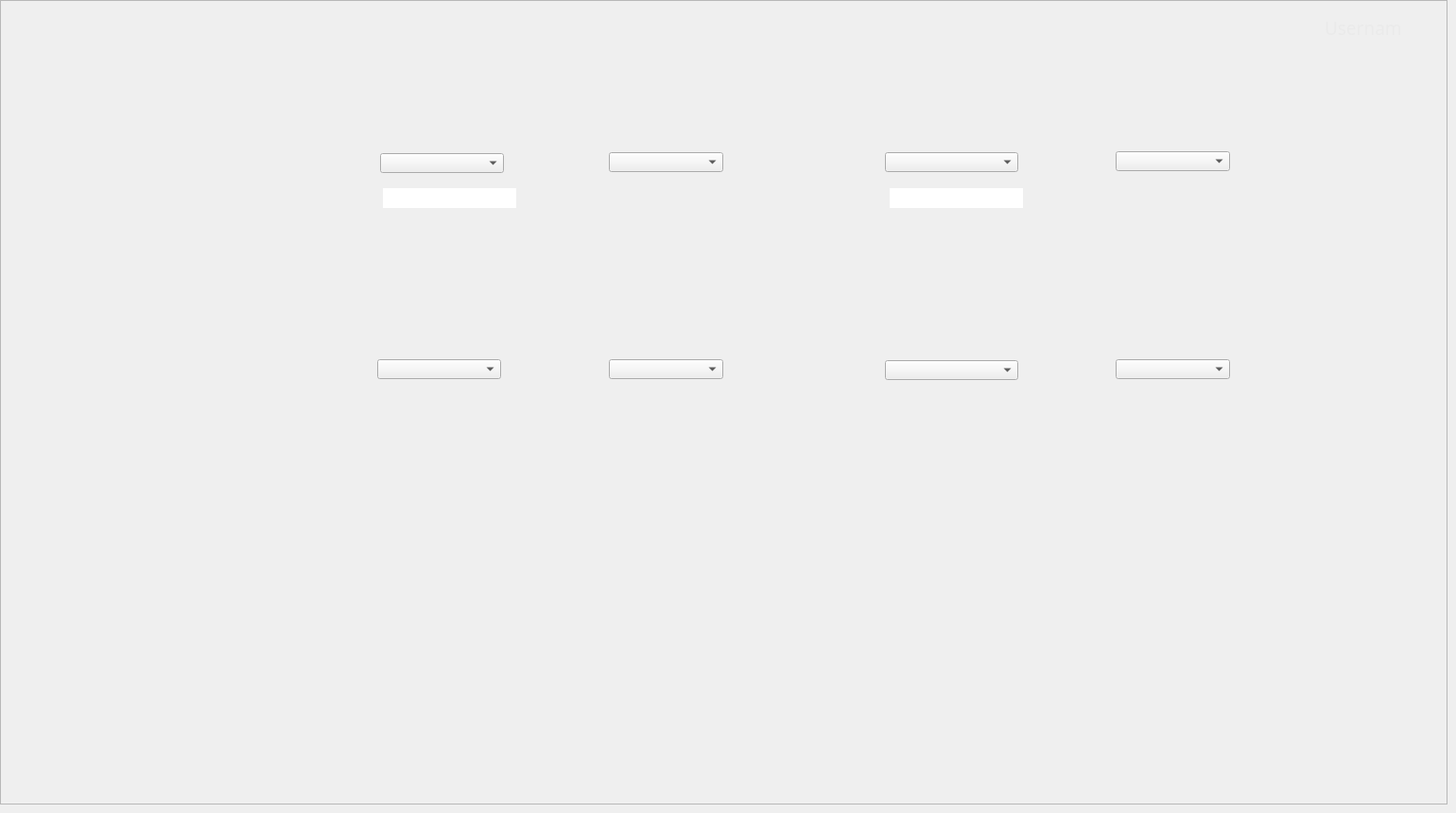
    <widget class="QWidget" name="Catalogs">
     <widget class="QFrame" name="CatalogsFrame">
      <property name="geometry">
       <rect>
        <x>0</x>
        <y>0</y>
        <width>1531</width>
        <height>851</height>
       </rect>
      </property>
      <property name="frameShape">
       <enum>QFrame::StyledPanel</enum>
      </property>
      <property name="frameShadow">
       <enum>QFrame::Raised</enum>
      </property>
      <widget class="QLabel" name="BackgroundLabel_Catalogs_Catalogs">
       <property name="geometry">
        <rect>
         <x>0</x>
         <y>0</y>
         <width>1531</width>
         <height>841</height>
        </rect>
       </property>
       <property name="text">
        <string/>
       </property>
       <property name="pixmap">
        <pixmap>../Images/Admin/Admin-Catalogs.png</pixmap>
       </property>
       <property name="scaledContents">
        <bool>true</bool>
       </property>
      </widget>
      <widget class="QPushButton" name="HomeButton_Catalogs">
       <property name="geometry">
        <rect>
         <x>0</x>
         <y>60</y>
         <width>241</width>
         <height>51</height>
        </rect>
       </property>
       <property name="text">
        <string/>
       </property>
       <property name="flat">
        <bool>true</bool>
       </property>
      </widget>
      <widget class="QPushButton" name="CatalogButton_Catalogs">
       <property name="geometry">
        <rect>
         <x>0</x>
         <y>340</y>
         <width>241</width>
         <height>51</height>
        </rect>
       </property>
       <property name="text">
        <string/>
       </property>
       <property name="flat">
        <bool>true</bool>
       </property>
      </widget>
      <widget class="QPushButton" name="LogOutButton_Catalogs">
       <property name="geometry">
        <rect>
         <x>0</x>
         <y>780</y>
         <width>241</width>
         <height>51</height>
        </rect>
       </property>
       <property name="text">
        <string/>
       </property>
       <property name="flat">
        <bool>true</bool>
       </property>
      </widget>
      <widget class="QPushButton" name="DataButton_Catalogs">
       <property name="geometry">
        <rect>
         <x>0</x>
         <y>120</y>
         <width>241</width>
         <height>51</height>
        </rect>
       </property>
       <property name="text">
        <string/>
       </property>
       <property name="flat">
        <bool>true</bool>
       </property>
      </widget>
      <widget class="QLabel" name="UsernameLabel_Catalogs">
       <property name="geometry">
        <rect>
         <x>1401</x>
         <y>19</y>
         <width>81</width>
         <height>21</height>
        </rect>
       </property>
       <property name="font">
        <font>
         <family>Source Sans Pro</family>
         <pointsize>14</pointsize>
        </font>
       </property>
       <property name="cursor">
        <cursorShape>BlankCursor</cursorShape>
       </property>
       <property name="autoFillBackground">
        <bool>false</bool>
       </property>
       <property name="styleSheet">
        <string notr="true">color: rgb(234, 234, 234);</string>
       </property>
       <property name="text">
        <string>Username</string>
       </property>
      </widget>
      <widget class="QPushButton" name="UserBanButton_Catalogs">
       <property name="geometry">
        <rect>
         <x>0</x>
         <y>170</y>
         <width>241</width>
         <height>51</height>
        </rect>
       </property>
       <property name="text">
        <string/>
       </property>
       <property name="flat">
        <bool>true</bool>
       </property>
      </widget>
      <widget class="QPushButton" name="AuditLogButton_Catalogs">
       <property name="geometry">
        <rect>
         <x>0</x>
         <y>290</y>
         <width>241</width>
         <height>51</height>
        </rect>
       </property>
       <property name="text">
        <string/>
       </property>
       <property name="flat">
        <bool>true</bool>
       </property>
      </widget>
      <widget class="QPushButton" name="PersonRegisterbutton_Catalogs">
       <property name="geometry">
        <rect>
         <x>0</x>
         <y>230</y>
         <width>241</width>
         <height>51</height>
        </rect>
       </property>
       <property name="text">
        <string/>
       </property>
       <property name="flat">
        <bool>true</bool>
       </property>
      </widget>
      <widget class="QPushButton" name="StatisticsButton_Catalogs">
       <property name="geometry">
        <rect>
         <x>0</x>
         <y>450</y>
         <width>241</width>
         <height>51</height>
        </rect>
       </property>
       <property name="text">
        <string/>
       </property>
       <property name="flat">
        <bool>true</bool>
       </property>
      </widget>
      <widget class="QPushButton" name="RecordsButton_Catalogs">
       <property name="geometry">
        <rect>
         <x>0</x>
         <y>400</y>
         <width>241</width>
         <height>51</height>
        </rect>
       </property>
       <property name="text">
        <string/>
       </property>
       <property name="flat">
        <bool>true</bool>
       </property>
      </widget>
      <widget class="QComboBox" name="AddCatalTableChoice_Catalogs">
       <property name="geometry">
        <rect>
         <x>402</x>
         <y>162</y>
         <width>131</width>
         <height>21</height>
        </rect>
       </property>
       <property name="font">
        <font>
         <family>Source Sans Pro</family>
         <pointsize>12</pointsize>
        </font>
       </property>
      </widget>
      <widget class="QComboBox" name="AddCatalogCurrentData_Catalogs">
       <property name="geometry">
        <rect>
         <x>644</x>
         <y>161</y>
         <width>121</width>
         <height>21</height>
        </rect>
       </property>
       <property name="font">
        <font>
         <family>Source Sans Pro</family>
         <pointsize>12</pointsize>
        </font>
       </property>
      </widget>
      <widget class="QPushButton" name="AddCatalogButton_Catalogs">
       <property name="geometry">
        <rect>
         <x>357</x>
         <y>208</y>
         <width>127</width>
         <height>33</height>
        </rect>
       </property>
       <property name="text">
        <string/>
       </property>
       <property name="flat">
        <bool>true</bool>
       </property>
      </widget>
      <widget class="QPushButton" name="UpdateCatalSubmitButton_Catalogs">
       <property name="geometry">
        <rect>
         <x>936</x>
         <y>239</y>
         <width>127</width>
         <height>33</height>
        </rect>
       </property>
       <property name="text">
        <string/>
       </property>
       <property name="flat">
        <bool>true</bool>
       </property>
      </widget>
      <widget class="QPushButton" name="UnableCatalogButton_Catalogs">
       <property name="geometry">
        <rect>
         <x>937</x>
         <y>420</y>
         <width>127</width>
         <height>33</height>
        </rect>
       </property>
       <property name="text">
        <string/>
       </property>
       <property name="flat">
        <bool>true</bool>
       </property>
      </widget>
      <widget class="QPushButton" name="DeleteCatalogButton_Catalogs">
       <property name="geometry">
        <rect>
         <x>400</x>
         <y>420</y>
         <width>127</width>
         <height>33</height>
        </rect>
       </property>
       <property name="text">
        <string/>
       </property>
       <property name="flat">
        <bool>true</bool>
       </property>
      </widget>
      <widget class="QComboBox" name="DeleteCatalTableChoice_Catalogs">
       <property name="geometry">
        <rect>
         <x>399</x>
         <y>380</y>
         <width>131</width>
         <height>21</height>
        </rect>
       </property>
       <property name="font">
        <font>
         <family>Source Sans Pro</family>
         <pointsize>12</pointsize>
        </font>
       </property>
      </widget>
      <widget class="QComboBox" name="DeleteCatalCurrentData_Catalogs">
       <property name="geometry">
        <rect>
         <x>644</x>
         <y>380</y>
         <width>121</width>
         <height>21</height>
        </rect>
       </property>
       <property name="font">
        <font>
         <family>Source Sans Pro</family>
         <pointsize>12</pointsize>
        </font>
       </property>
      </widget>
      <widget class="QComboBox" name="UnableCatalTableChoice_Catalogs">
       <property name="geometry">
        <rect>
         <x>936</x>
         <y>381</y>
         <width>141</width>
         <height>21</height>
        </rect>
       </property>
       <property name="font">
        <font>
         <family>Source Sans Pro</family>
         <pointsize>12</pointsize>
        </font>
       </property>
      </widget>
      <widget class="QComboBox" name="UnableCatalCurrentData_Catalogs">
       <property name="geometry">
        <rect>
         <x>1180</x>
         <y>380</y>
         <width>121</width>
         <height>21</height>
        </rect>
       </property>
       <property name="font">
        <font>
         <family>Source Sans Pro</family>
         <pointsize>12</pointsize>
        </font>
       </property>
      </widget>
      <widget class="QLineEdit" name="UpdateCatalDataInput_Catalogs">
       <property name="enabled">
        <bool>true</bool>
       </property>
       <property name="geometry">
        <rect>
         <x>941</x>
         <y>199</y>
         <width>141</width>
         <height>21</height>
        </rect>
       </property>
       <property name="font">
        <font>
         <family>Source Sans Pro</family>
         <pointsize>12</pointsize>
        </font>
       </property>
       <property name="cursor">
        <cursorShape>IBeamCursor</cursorShape>
       </property>
       <property name="acceptDrops">
        <bool>true</bool>
       </property>
       <property name="autoFillBackground">
        <bool>false</bool>
       </property>
       <property name="frame">
        <bool>false</bool>
       </property>
       <property name="clearButtonEnabled">
        <bool>false</bool>
       </property>
      </widget>
      <widget class="QLabel" name="UpdateCatalDisplay_Catalogs">
       <property name="geometry">
        <rect>
         <x>1168</x>
         <y>240</y>
         <width>141</width>
         <height>31</height>
        </rect>
       </property>
       <property name="font">
        <font>
         <family>Source Sans Pro</family>
         <pointsize>12</pointsize>
        </font>
       </property>
       <property name="autoFillBackground">
        <bool>false</bool>
       </property>
       <property name="text">
        <string/>
       </property>
       <property name="alignment">
        <set>Qt::AlignLeading|Qt::AlignLeft|Qt::AlignTop</set>
       </property>
      </widget>
      <widget class="QLabel" name="UnableCatalDisplay_Catalogs">
       <property name="geometry">
        <rect>
         <x>1172</x>
         <y>422</y>
         <width>141</width>
         <height>31</height>
        </rect>
       </property>
       <property name="font">
        <font>
         <family>Source Sans Pro</family>
         <pointsize>12</pointsize>
        </font>
       </property>
       <property name="autoFillBackground">
        <bool>false</bool>
       </property>
       <property name="text">
        <string/>
       </property>
       <property name="alignment">
        <set>Qt::AlignLeading|Qt::AlignLeft|Qt::AlignTop</set>
       </property>
      </widget>
      <widget class="QLabel" name="DeleteCatalDisplay_Catalogs">
       <property name="geometry">
        <rect>
         <x>629</x>
         <y>422</y>
         <width>151</width>
         <height>31</height>
        </rect>
       </property>
       <property name="font">
        <font>
         <family>Source Sans Pro</family>
         <pointsize>12</pointsize>
        </font>
       </property>
       <property name="autoFillBackground">
        <bool>false</bool>
       </property>
       <property name="text">
        <string/>
       </property>
       <property name="alignment">
        <set>Qt::AlignLeading|Qt::AlignLeft|Qt::AlignTop</set>
       </property>
      </widget>
      <widget class="QLabel" name="AddCatalDisplay_Catalogs">
       <property name="geometry">
        <rect>
         <x>630</x>
         <y>240</y>
         <width>151</width>
         <height>31</height>
        </rect>
       </property>
       <property name="font">
        <font>
         <family>Source Sans Pro</family>
         <pointsize>12</pointsize>
        </font>
       </property>
       <property name="autoFillBackground">
        <bool>false</bool>
       </property>
       <property name="text">
        <string/>
       </property>
       <property name="alignment">
        <set>Qt::AlignLeading|Qt::AlignLeft|Qt::AlignTop</set>
       </property>
      </widget>
      <widget class="QLineEdit" name="AddCatalogInput_Catalogs">
       <property name="enabled">
        <bool>true</bool>
       </property>
       <property name="geometry">
        <rect>
         <x>405</x>
         <y>199</y>
         <width>141</width>
         <height>21</height>
        </rect>
       </property>
       <property name="font">
        <font>
         <family>Source Sans Pro</family>
         <pointsize>12</pointsize>
        </font>
       </property>
       <property name="cursor">
        <cursorShape>IBeamCursor</cursorShape>
       </property>
       <property name="acceptDrops">
        <bool>true</bool>
       </property>
       <property name="autoFillBackground">
        <bool>false</bool>
       </property>
       <property name="frame">
        <bool>false</bool>
       </property>
       <property name="clearButtonEnabled">
        <bool>false</bool>
       </property>
      </widget>
      <widget class="QComboBox" name="UpdateCatalTableChoice_Catalogs">
       <property name="geometry">
        <rect>
         <x>936</x>
         <y>161</y>
         <width>141</width>
         <height>21</height>
        </rect>
       </property>
       <property name="font">
        <font>
         <family>Source Sans Pro</family>
         <pointsize>12</pointsize>
        </font>
       </property>
      </widget>
      <widget class="QComboBox" name="UpdateCatalCurrentData_Catalogs">
       <property name="geometry">
        <rect>
         <x>1180</x>
         <y>160</y>
         <width>121</width>
         <height>21</height>
        </rect>
       </property>
       <property name="font">
        <font>
         <family>Source Sans Pro</family>
         <pointsize>12</pointsize>
        </font>
       </property>
      </widget>
      <widget class="QPushButton" name="AddCatalSubmitButton_Catalogs">
       <property name="geometry">
        <rect>
         <x>401</x>
         <y>239</y>
         <width>127</width>
         <height>33</height>
        </rect>
       </property>
       <property name="text">
        <string/>
       </property>
       <property name="flat">
        <bool>true</bool>
       </property>
      </widget>
      <widget class="QPushButton" name="ResolutionButton_Catalogs">
       <property name="geometry">
        <rect>
         <x>0</x>
         <y>570</y>
         <width>241</width>
         <height>51</height>
        </rect>
       </property>
       <property name="text">
        <string/>
       </property>
       <property name="flat">
        <bool>true</bool>
       </property>
      </widget>
      <widget class="QPushButton" name="GeneralQueriesButton_Catalogs">
       <property name="geometry">
        <rect>
         <x>0</x>
         <y>510</y>
         <width>241</width>
         <height>51</height>
        </rect>
       </property>
       <property name="text">
        <string/>
       </property>
       <property name="flat">
        <bool>true</bool>
       </property>
      </widget>
     </widget>
    </widget>
